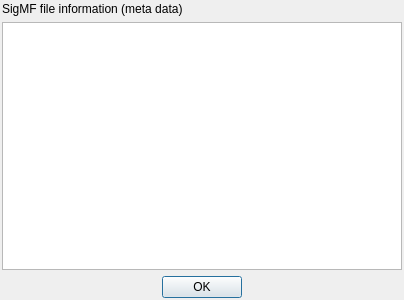
<?xml version="1.0" encoding="UTF-8"?>
<ui version="4.0">
 <class>RecordInfoDialog</class>
 <widget class="QDialog" name="RecordInfoDialog">
  <property name="geometry">
   <rect>
    <x>0</x>
    <y>0</y>
    <width>404</width>
    <height>300</height>
   </rect>
  </property>
  <property name="sizePolicy">
   <sizepolicy hsizetype="Preferred" vsizetype="Preferred">
    <horstretch>0</horstretch>
    <verstretch>0</verstretch>
   </sizepolicy>
  </property>
  <property name="minimumSize">
   <size>
    <width>404</width>
    <height>300</height>
   </size>
  </property>
  <property name="font">
   <font>
    <family>Liberation Sans</family>
    <pointsize>9</pointsize>
   </font>
  </property>
  <property name="windowTitle">
   <string>File information</string>
  </property>
  <layout class="QVBoxLayout" name="verticalLayout">
   <property name="leftMargin">
    <number>2</number>
   </property>
   <property name="topMargin">
    <number>2</number>
   </property>
   <property name="rightMargin">
    <number>2</number>
   </property>
   <property name="bottomMargin">
    <number>2</number>
   </property>
   <item>
    <widget class="QLabel" name="header">
     <property name="text">
      <string>SigMF file information (meta data)</string>
     </property>
    </widget>
   </item>
   <item>
    <widget class="QTextEdit" name="infoText">
     <property name="minimumSize">
      <size>
       <width>398</width>
       <height>0</height>
      </size>
     </property>
     <property name="font">
      <font>
       <family>Liberation Mono</family>
      </font>
     </property>
    </widget>
   </item>
   <item>
    <widget class="QDialogButtonBox" name="buttonBox">
     <property name="sizePolicy">
      <sizepolicy hsizetype="Preferred" vsizetype="Fixed">
       <horstretch>0</horstretch>
       <verstretch>0</verstretch>
      </sizepolicy>
     </property>
     <property name="orientation">
      <enum>Qt::Horizontal</enum>
     </property>
     <property name="standardButtons">
      <set>QDialogButtonBox::Ok</set>
     </property>
     <property name="centerButtons">
      <bool>true</bool>
     </property>
    </widget>
   </item>
  </layout>
 </widget>
 <resources>
  <include location="../../../sdrgui/resources/res.qrc"/>
 </resources>
 <connections>
  <connection>
   <sender>buttonBox</sender>
   <signal>accepted()</signal>
   <receiver>RecordInfoDialog</receiver>
   <slot>accept()</slot>
   <hints>
    <hint type="sourcelabel">
     <x>248</x>
     <y>254</y>
    </hint>
    <hint type="destinationlabel">
     <x>157</x>
     <y>274</y>
    </hint>
   </hints>
  </connection>
  <connection>
   <sender>buttonBox</sender>
   <signal>rejected()</signal>
   <receiver>RecordInfoDialog</receiver>
   <slot>reject()</slot>
   <hints>
    <hint type="sourcelabel">
     <x>316</x>
     <y>260</y>
    </hint>
    <hint type="destinationlabel">
     <x>286</x>
     <y>274</y>
    </hint>
   </hints>
  </connection>
 </connections>
</ui>
